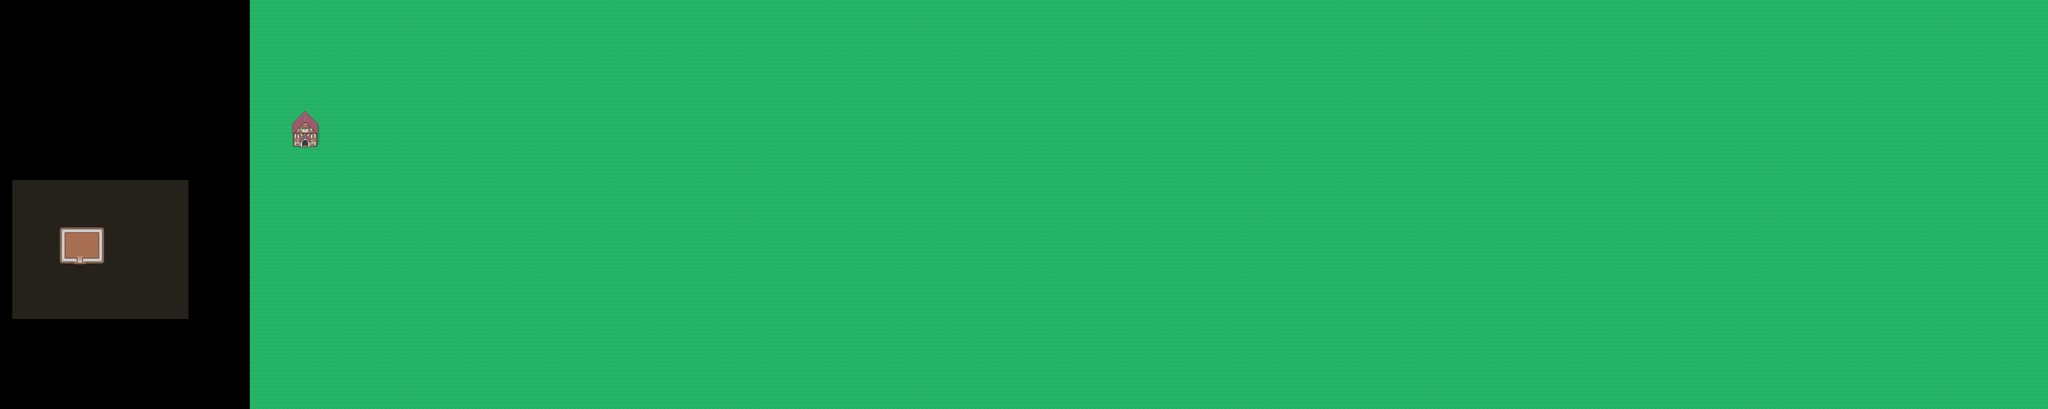

Rendered tile map (Tiled .tmx) drawn with the repository's tilesets; below, a short description and the map source with its tile grids summarised:
An orthogonal 500x100 tile map with 16x16 px tiles, 5 tile layers (Grass, Buildings, Inside, Boundaries, ...), 1 hidden layer not drawn, 2 tilesets and 2 objects.

<map version="1.0" orientation="orthogonal" width="500" height="100" tilewidth="16" tileheight="16">
 <tileset firstgid="1" name="mobset" tilewidth="16" tileheight="16">
  <image source="mobset.png" width="320" height="200" />
 </tileset>
 <tileset firstgid="241" name="tilesheet" tilewidth="16" tileheight="16">
  <image source="../../../client/img/1/tilesheet.png" width="320" height="1568" />
 </tileset>
 <layer name="Tile Layer 1" width="500" height="100" visible="0">
  <data>[50000 cells, 0 non-empty, 0 distinct tile ids]</data>
 </layer>
 <layer name="Grass" width="500" height="100">
  <data>[50000 cells, 43900 non-empty, 1 distinct tile ids]</data>
 </layer>
 <layer name="Buildings" width="500" height="100">
  <data>[50000 cells, 70 non-empty, 70 distinct tile ids]</data>
 </layer>
 <layer name="Inside" width="500" height="100">
  <data>[50000 cells, 1462 non-empty, 1 distinct tile ids]</data>
 </layer>
 <layer name="Boundaries" width="500" height="100">
  <data>[50000 cells, 120 non-empty, 36 distinct tile ids]</data>
 </layer>
 <layer name="Entering" width="500" height="100">
  <data>[50000 cells, 9 non-empty, 9 distinct tile ids]</data>
 </layer>
 <objectgroup name="doors" width="500" height="100" visible="0">
  <object x="313" y="1018" />
  <object x="1192" y="570" />
 </objectgroup>
</map>
